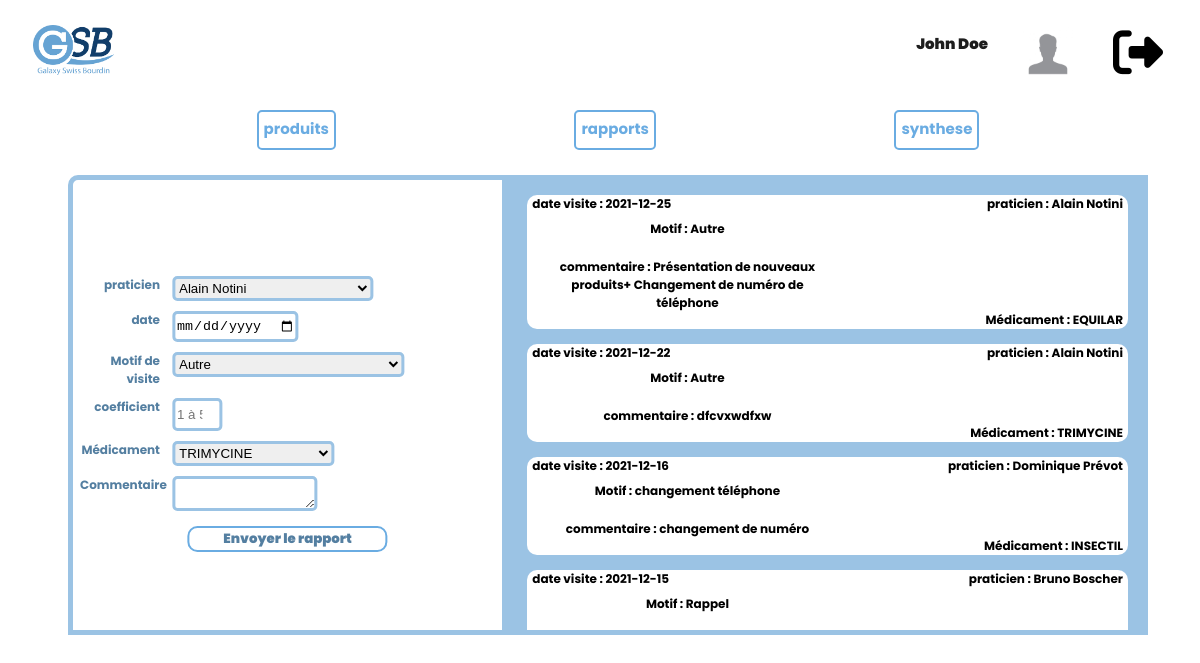
The app's page /rapport.php (signed in) with its own data.
### tables this page shows
CREATE TABLE IF NOT EXISTS `rapport` (
  `id_rapport` int(11) NOT NULL AUTO_INCREMENT,
  `rep_name` varchar(1000) NOT NULL,
  `rep_prenom` varchar(1000) NOT NULL,
  `motif` varchar(255) DEFAULT NULL,
  `date_visite` date NOT NULL,
  `prat` varchar(1000) NOT NULL,
  `coef` int(11) NOT NULL,
  `comment` varchar(1000) NOT NULL,
  `produit` varchar(1000) NOT NULL,
  PRIMARY KEY (`id_rapport`)
);

### rapport.php (the view, shortened to what this page needs)
<?php
$connexion = pdo();
$sql1 = "SELECT * FROM produit  ";
$reponse1 = $connexion->query($sql1);
$sql2 = "SELECT * FROM praticien  ";
$reponse2 = $connexion->query($sql2);
$nomv = $_SESSION['nom'];
$sql3 = "SELECT * FROM rapport WHERE rep_name=\"$nomv\" order by date_visite DESC ";
$reponse3 = $connexion->query($sql3);
$sql4 = "SELECT DISTINCT motif FROM rapport";
$reponse4 = $connexion->query($sql4);
?>
<!DOCTYPE html>
<html lang="en">
<head>
    <link rel="stylesheet" href="style_rapport.css">
</head>
<body>
<header>
    <div class="logo">
    <img src="logo.png" alt="">
    </div>
    <div class="id">
    <div class="id_name">
    <p>
    <?php echo $_SESSION['prenom']; ?> <?php echo $_SESSION['nom']; ?>
    </p>
    </div>
    <div class="id_photo">
    <img src="pp.jpg" alt="">
    </div>
    <a href="logout.php">
    <i class="fas fa-sign-out-alt"></i>
    </a>
    </div>
</header>
<nav>
    <li>
    <a href="produit.php">produits</a>
    <a href="">rapports</a>
    <a href="synthese.php">synthese</a>
    </li>
</nav>
<main>
    <div class="formul">
        <br>
    <form action="rapport_post.php" method="post">
        <div class="line">
        <legend>praticien</legend>
        <select  class="inputs"  name="prat">
        <?php
            while ($data2 = $reponse2->fetch()) {
                echo "<option value='{$data2['PRA_PRENOM']} {$data2['PRA_NOM']}'>{$data2['PRA_PRENOM']} {$data2['PRA_NOM']}</option>";
                 }
            ?>
        </select>
        </div>
        <div class="line">
        <legend>date</legend>
        <input  class="inputs" type="date" name="date">
        </div>
       <br>
       <div class="line">
        <legend>Motif de visite</legend>
        <select class="inputs"name="motif" >
            <?php
            while ($data4 = $reponse4->fetch()) {
                echo "<option value='{$data4['motif']}'>{$data4['motif']}</option>";
                 }
            ?>
        </select>
        </div>
        <br>
        <div class="line">
        <legend>coefficient</legend>
        <input  class="inputs" type="number" min="1" max="5" step="1" name="coef" placeholder="1 à 5">
        </div>
        <br>
        <div class="line">
        <legend>Médicament</legend>
        <select class="inputs"name="produit" >
            <?php
            while ($data1 = $reponse1->fetch()) {
                echo "<option value='{$data1['MED_NOMCOMMERCIAL']}'>{$data1['MED_NOMCOMMERCIAL']}</option>";
                 }
            ?>
        </select>
        </div>
        <br>
        <div class="line">
        <legend>Commentaire</legend>
        <textarea  name="comment" class="inputs" rows="5" cols="15"></textarea>
        </div>
        <br>
        <div class="line">
        <input type="submit" class="btn" name="report" value="Envoyer le rapport">
        </div>
    </form>
    </div>
    <div class="result">
        <?php
            while ($data3 = $reponse3->fetch()) { ?>
    <div class="card">
    <div class="date_visite">
    date visite :
    <?php
    echo $data3['date_visite']
    ?>
    </div>
    <div class="prat">
        praticien :
    <?php
    echo $data3['prat']
    ?>
    </div>
    <div class="comment">
        Motif :
    <?php
    echo $data3['motif']
    ?>
    </div>
    <div class="comment">
        commentaire :
    <?php
    echo $data3['comment']
    ?>
    </div>
    <div class="produit">
        Médicament :
    <?php
    echo $data3['produit']
    ?>
    </div>
    </div>
    <?php
     }
     ?>
    </div>
</main>
</body>
</html>

### style_rapport.css (style rules this page uses)
body { font-family: 'Poppins', sans-serif; font-size: 15px; font-weight: bolder; width: 100vw; overflow-x: hidden; }
header { position: relative; height: 50px; margin: 25px; }
legend { margin: 5px; width: 80px; text-align: right; font-size: 12px; }
main { display: inline-flex; justify-content: space-evenly; height: 450px; width: 90vw; position: relative; left: 50%; transform: translateX(-50%); margin-top: 15px; }
form { position: absolute; top: 50%; left: 50%; transform: translate(-50%,-50%); width: 100%; }
.result { background: rgb(155, 195, 228);; height: 100%; width: 52.9vw; overflow-x: scroll; overflow-y: scroll; border: solid 5px rgb(155, 195, 228); text-align:center; }
.formul { display: inline-flex; width: 40%; height: 100%; position: relative; color: rgb(84, 127, 161); border: solid 5px rgb(155, 195, 228); border-top-left-radius: 10px; }
.inputs { margin: 0px; border: 3px solid rgb(155, 195, 228); border-radius: 5px; height: 25px; margin: 5px; }
.id { position: absolute; top: 50%; right: 0%; transform: translatey(-50%); display: inline-flex; }
.id > * { margin: 20px; font-size: 15px; }
.id_name { margin-right: 15px; color: rgb(29, 29, 29); font-weight: bolder; }
.id_photo { position: relative; }
.id_photo > img { width: 50px; height: auto; margin-top: 10px; }
.logo { position: absolute; top: 0%; left: 0%; }
.logo > img { height: 50px; width: auto; }
nav { display: inline-flex; max-width: 90vw; height: 40px; margin: 10px; }
li { display: inline-flex; justify-content: space-evenly; min-width: 100vw; max-width: 100vw; font-size: 15px; }
li > a { font-size: 15px; color: rgb(106, 172, 226); border:solid 2px rgb(106, 172, 226); border-radius: 5px; text-decoration: none; padding: 5px; }
.line { display: inline-flex; font-size: 15px; }
.fa-sign-out-alt { color: black; font-size: 50px; margin-top: 10px; }
.btn { position: absolute; bottom: -5%; left: 50%; transform: translateX(-50%); margin-top: 25px; border:solid 2px rgb(106, 172, 226); border-radius: 10px; background: white; color: rgb(84, 127, 161); font-family: 'Poppins', sans-serif; font-weight: bolder; width: 200px; cursor: pointer; }
.card { position: relative; margin: 15px; background: white; border-radius: 10px; padding: 10px; font-size: 12px; }
.prat { position: absolute; right: 5px; top: 0%; }
.comment { border-radius: 10px; padding: 5px; margin: 10px 0 2px 0; max-width: 50%; }
.date_visite { position: absolute; left: 5px; top: 0%; }
.produit { position: absolute; right: 5px; bottom: 0%; }

### records on screen
rapport: date_visite "2021-12-25", prat "Alain Notini", motif "Autre", comment "Présentation de nouveaux produits+ Changement de numéro de téléphone", produit "EQUILAR"
rapport: date_visite "2021-12-22", prat "Alain Notini", motif "Autre", comment "dfcvxwdfxw", produit "TRIMYCINE"
rapport: date_visite "2021-12-16", prat "Dominique Prévot", motif "changement téléphone", comment "changement de numéro", produit "INSECTIL"
rapport: date_visite "2021-12-15", prat "Bruno Boscher", motif "Rappel"

### other values on screen
$_SESSION['prenom'] "John"
$_SESSION['nom'] "Doe"
form field prat "Alain Notini"
form field motif "Autre"
form field produit "TRIMYCINE"
